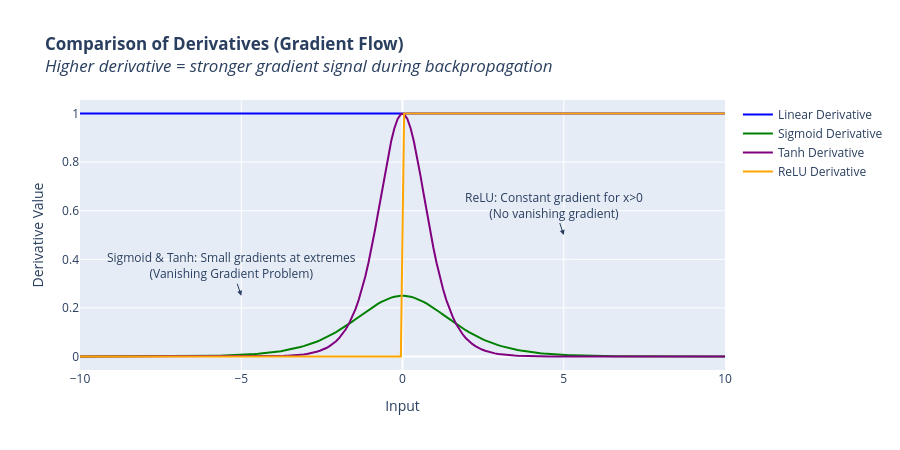

Notebook code for this chart:
### Code cell
# Comparison: Derivatives of All Activation Functions
# This shows gradient flow during backpropagation

x = np.linspace(-10, 10, 200)

fig_derivatives = go.Figure()

# Plot derivatives
fig_derivatives.add_trace(go.Scatter(x=x, y=np.ones_like(x), name='Linear Derivative', 
                                      line=dict(color='blue', width=2)))
fig_derivatives.add_trace(go.Scatter(x=x, y=sigmoid_derivative(x), name='Sigmoid Derivative', 
                                      line=dict(color='green', width=2)))
fig_derivatives.add_trace(go.Scatter(x=x, y=tanh_derivative(x), name='Tanh Derivative', 
                                      line=dict(color='purple', width=2)))
fig_derivatives.add_trace(go.Scatter(x=x, y=relu_derivative(x), name='ReLU Derivative', 
                                      line=dict(color='orange', width=2)))

fig_derivatives.update_layout(
    title='<b>Comparison of Derivatives (Gradient Flow)</b><br><i>Higher derivative = stronger gradient signal during backpropagation</i>',
    xaxis_title='Input',
    yaxis_title='Derivative Value',
    hovermode='x unified',
    height=450,
    annotations=[
        dict(text='Sigmoid & Tanh: Small gradients at extremes<br>(Vanishing Gradient Problem)', 
             x=-5, y=0.25, showarrow=True, arrowhead=2),
        dict(text='ReLU: Constant gradient for x>0<br>(No vanishing gradient)', 
             x=5, y=0.5, showarrow=True, arrowhead=2)
    ]
)

fig_derivatives.show()

# Summary Statistics
print("\n" + "="*60)
print("ACTIVATION FUNCTIONS: MATHEMATICAL PROPERTIES")
print("="*60)

x_test = np.array([-5, -1, 0, 1, 5])
print(f"\nInput values: {x_test}\n")

print("LINEAR:")
print(f"  Output:     {linear(x_test)}")
print(f"  Derivative: {np.ones_like(x_test)}")
print(f"  Characteristics: No non-linearity, constant gradient")

print("\nSIGMOID:")
print(f"  Output:     {np.round(sigmoid(x_test), 4)}")
print(f"  Derivative: {np.round(sigmoid_derivative(x_test), 4)}")
print(f"  Characteristics: S-shaped curve, outputs in [0,1], prone to vanishing gradients")

print("\nTANH:")
print(f"  Output:     {np.round(tanh(x_test), 4)}")
print(f"  Derivative: {np.round(tanh_derivative(x_test), 4)}")
print(f"  Characteristics: Similar to sigmoid but zero-centered, better gradient flow")

print("\nRELU:")
print(f"  Output:     {relu(x_test)}")
print(f"  Derivative: {relu_derivative(x_test)}")
print(f"  Characteristics: Simple, fast, constant gradients for positive inputs")

print("\nSOFTMAX (example with 5 inputs):")
test_inputs = np.array([1, 2, 3, 4, 5])
print(f"  Input:  {test_inputs}")
print(f"  Output: {np.round(softmax(test_inputs), 4)}")
print(f"  Sum of probabilities: {np.round(softmax(test_inputs).sum(), 4)}")
print(f"  Use: Multi-class classification (outputs sum to 1)")

print("="*60)

### Figure 1 — Plotly figure (JSON) as saved in the notebook; plotly's stock layout.template omitted (floating-point values rounded to 4 significant figures; data arrays with more than 128 entries replaced by an {"elided": "..."} marker saying what was removed)
{"data": [{"line": {"color": "blue", "width": 2}, "name": "Linear Derivative", "type": "scatter", "x": {"elided": "200 float values"}, "y": {"elided": "200 float values"}}, {"line": {"color": "green", "width": 2}, "name": "Sigmoid Derivative", "type": "scatter", "x": {"elided": "200 float values"}, "y": {"elided": "200 float values"}}, {"line": {"color": "purple", "width": 2}, "name": "Tanh Derivative", "type": "scatter", "x": {"elided": "200 float values"}, "y": {"elided": "200 float values"}}, {"line": {"color": "orange", "width": 2}, "name": "ReLU Derivative", "type": "scatter", "x": {"elided": "200 float values"}, "y": {"elided": "200 int values"}}], "layout": {"annotations": [{"arrowhead": 2, "showarrow": true, "text": "Sigmoid & Tanh: Small gradients at extremes<br>(Vanishing Gradient Problem)", "x": -5, "y": 0.25}, {"arrowhead": 2, "showarrow": true, "text": "ReLU: Constant gradient for x>0<br>(No vanishing gradient)", "x": 5, "y": 0.5}], "height": 450, "hovermode": "x unified", "title": {"text": "<b>Comparison of Derivatives (Gradient Flow)</b><br><i>Higher derivative = stronger gradient signal during backpropagation</i>"}, "xaxis": {"title": {"text": "Input"}}, "yaxis": {"title": {"text": "Derivative Value"}}}}
